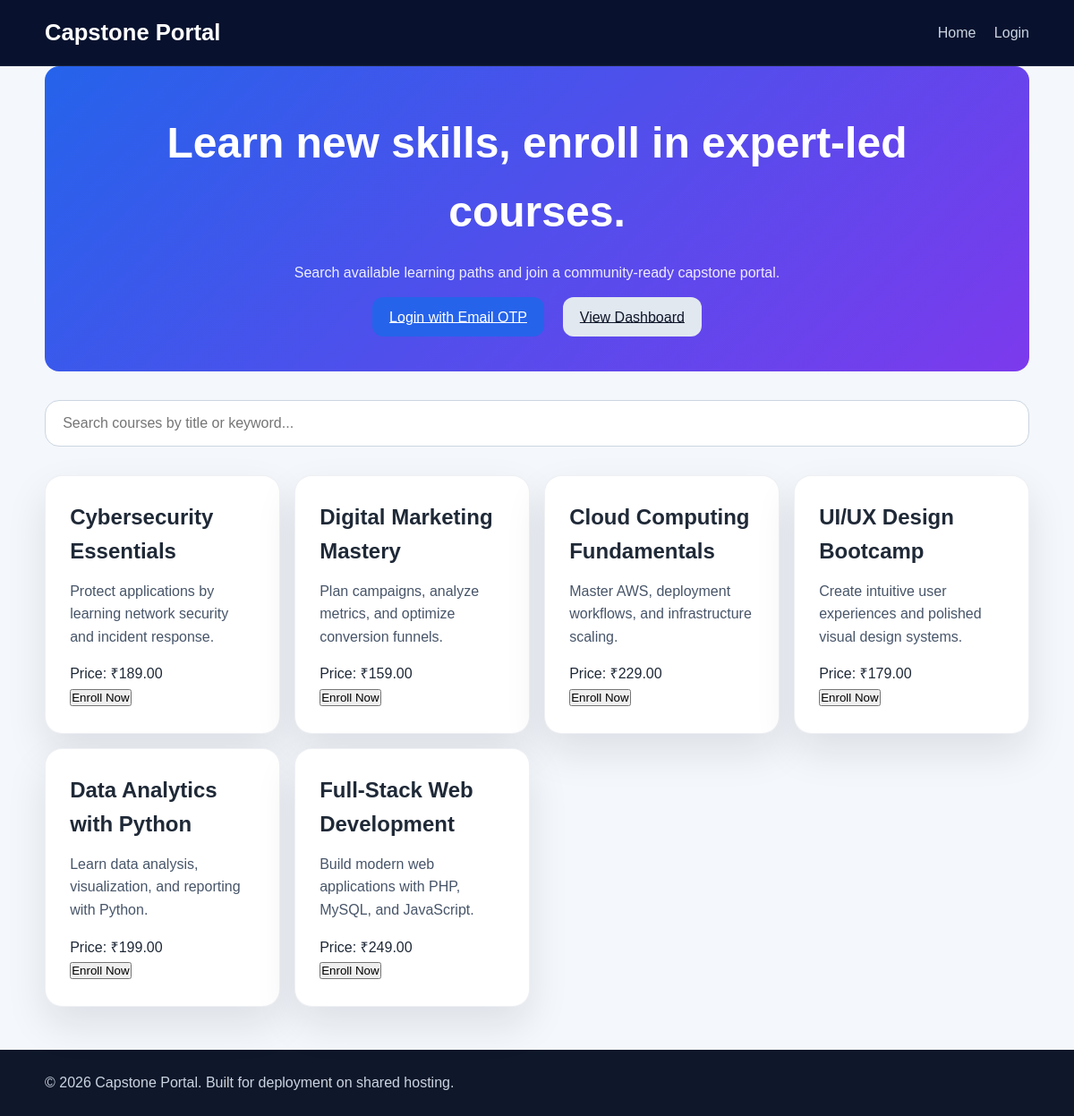
The page / on the database its author committed.
### tables this page shows
CREATE TABLE IF NOT EXISTS courses (
    id INT AUTO_INCREMENT PRIMARY KEY,
    title VARCHAR(255) NOT NULL,
    description TEXT NOT NULL,
    price DECIMAL(10,2) NOT NULL DEFAULT 0.00,
    created_at DATETIME NOT NULL
);

### config.php (called while the page is built, shortened)
<?php
$host = 'localhost';
$db   = 'capstone';
$user = 'root';
$pass = '';
try {
    $pdo = new PDO("mysql:host=$host;dbname=$db;charset=utf8mb4", $user, $pass, [
        PDO::ATTR_ERRMODE => PDO::ERRMODE_EXCEPTION,
        PDO::ATTR_DEFAULT_FETCH_MODE => PDO::FETCH_ASSOC,
    ]);
} catch (PDOException $e) {
    die('Database connection failed: ' . $e->getMessage());
}
function is_logged_in()
{
    return !empty($_SESSION['user_id']);
}
function current_user()
{
    global $pdo;
    if (!is_logged_in()) {
        return null;
    }
    $stmt = $pdo->prepare('SELECT * FROM users WHERE id = ?');
    $stmt->execute([$_SESSION['user_id']]);
    return $stmt->fetch();
}

### index.php (the view)
<?php
require_once 'functions.php';
$stmt = $pdo->query('SELECT * FROM courses ORDER BY id DESC LIMIT 8');
$courses = $stmt->fetchAll();
render_header('Home');
?>
<section class="hero">
    <h1>Learn new skills, enroll in expert-led courses.</h1>
    <p>Search available learning paths and join a community-ready capstone portal.</p>
    <div class="hero-actions">
        <a class="button" href="login.php">Login with Email OTP</a>
        <a class="button button-secondary" href="dashboard.php">View Dashboard</a>
    </div>
</section>
<section class="search-panel">
    <div class="search-box">
        <input id="course-search" type="search" placeholder="Search courses by title or keyword..." aria-label="Search courses">
    </div>
</section>
<section class="course-grid" id="course-results">
    <?php foreach ($courses as $course): ?>
        <article class="course-card">
            <h2><?php echo h($course['title']); ?></h2>
            <p><?php echo h($course['description']); ?></p>
            <div class="course-meta">
                <span>Price: ₹<?php echo number_format($course['price'], 2, '.', ','); ?></span>
            </div>
            <button class="enroll-button" data-course-id="<?php echo h($course['id']); ?>">Enroll Now</button>
        </article>
    <?php endforeach; ?>
</section>
<?php render_footer(); ?>

### functions.php (shortened to what this page needs)
<?php
require_once __DIR__ . '/config.php';
function h($value)
{
    return htmlspecialchars($value, ENT_QUOTES, 'UTF-8');
}
function render_header($title = 'Capstone Portal')
{
    $user = current_user();
    ?>
<!DOCTYPE html>
<html lang="en">
<head>
    <link rel="stylesheet" href="assets/css/style.css">
    <link rel="stylesheet" href="assets/css/style-overrides.css">
</head>
<body>
<header class="site-header">
    <div class="container">
        <a class="brand" href="index.php">Capstone Portal</a>
        <nav>
            <a href="index.php">Home</a>
            <?php if ($user): ?>
                <a href="dashboard.php">Dashboard</a>
                <?php if ($user['role'] === 'admin'): ?>
                    <a href="admin.php">Admin</a>
                <?php endif; ?>
                <a href="logout.php">Logout</a>
            <?php else: ?>
                <a href="login.php">Login</a>
            <?php endif; ?>
        </nav>
    </div>
</header>
<main class="container">
    <?php
}
function render_footer()
{
    ?>
</main>
<footer class="site-footer">
    <div class="container">
        <p>&copy; <?php echo date('Y'); ?> Capstone Portal. Built for deployment on shared hosting.</p>
    </div>
</footer>
</body>
</html>
    <?php
}

### assets/css/style.css (style rules this page uses)
* { box-sizing: border-box; margin: 0; padding: 0; }
body { font-family: Arial, sans-serif; line-height: 1.6; background: #f4f7fb; color: #1f2937; }
.container { width: min(1100px, calc(100% - 2rem)); margin: 0 auto; }
.site-header { background: #08122e; color: #fff; padding: 1rem 0; border-bottom: 1px solid rgba(255,255,255,.08); }
.site-header .container { display: flex; justify-content: space-between; align-items: center; gap: 1rem; }
.site-header .brand { color: #fff; font-size: 1.6rem; font-weight: 700; text-decoration: none; }
.site-header nav a { color: #cbd5e1; margin-left: 1rem; text-decoration: none; font-weight: 500; }
.main, .dashboard-grid, .dashboard-section, .chart-panel, .search-panel, .form-panel { margin-top: 1.5rem; }
.hero { background: linear-gradient(135deg, #2563eb, #7c3aed); color: #fff; border-radius: 16px; padding: 3rem 2rem; text-align: center; }
.hero h1 { font-size: clamp(2rem, 4vw, 3.5rem); margin-bottom: 1rem; }
.hero p { max-width: 760px; margin: 0 auto 1.5rem; font-size: 1rem; opacity: .9; }
.hero-actions .button { margin: 0 .5rem; }
.button, .button-small { border: none; padding: .85rem 1.2rem; background: #2563eb; color: #fff; cursor: pointer; border-radius: .75rem; transition: transform .2s ease, background .2s ease; }
.button-secondary { background: #e2e8f0; color: #0f172a; }
.search-panel { margin-top: 2rem; }
.search-box input { width: 100%; padding: 1rem 1.2rem; border: 1px solid #cbd5e1; border-radius: 1rem; background: #fff; font-size: 1rem; }
.course-grid, .item-list { display: grid; gap: 1rem; }
.course-grid { grid-template-columns: repeat(auto-fit, minmax(260px, 1fr)); margin-top: 2rem; }
.course-card, .card, .panel, .admin-panel, .form-panel { background: #fff; border-radius: 1.2rem; box-shadow: 0 20px 45px rgba(15, 23, 42, .1); padding: 1.7rem; border: 1px solid rgba(148, 163, 184, .16); }
.course-card h2 { margin-bottom: .75rem; }
.course-card p { color: #475569; margin-bottom: 1rem; }
.course-meta { display: flex; justify-content: space-between; align-items: center; margin-top: 1rem; }
.site-footer { margin-top: 3rem; padding: 1.5rem 0; background: #0f172a; color: #cbd5e1; }

### rows shown on the page
courses: title "Cybersecurity Essentials", description "Protect applications by learning network security and incident response.", price "189.00"
courses: title "Digital Marketing Mastery", description "Plan campaigns, analyze metrics, and optimize conversion funnels.", price "159.00"
courses: title "Cloud Computing Fundamentals", description "Master AWS, deployment workflows, and infrastructure scaling.", price "229.00"
courses: title "UI/UX Design Bootcamp", description "Create intuitive user experiences and polished visual design systems.", price "179.00"
courses: title "Data Analytics with Python", description "Learn data analysis, visualization, and reporting with Python.", price "199.00"
courses: title "Full-Stack Web Development", description "Build modern web applications with PHP, MySQL, and JavaScript.", price "249.00"
